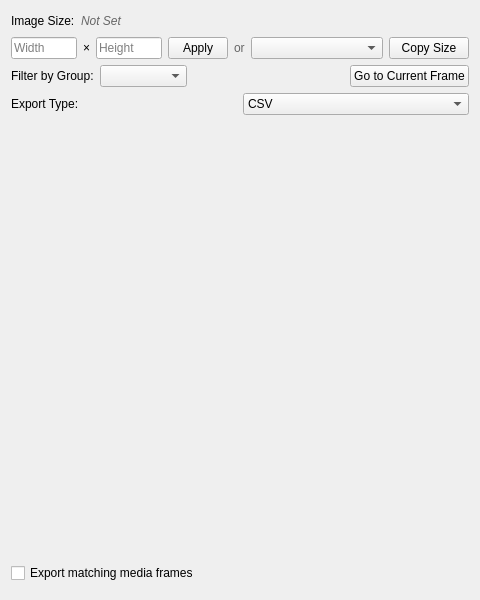
<?xml version="1.0" encoding="UTF-8"?>
<ui version="4.0">
 <class>LineInspector</class>
 <widget class="QWidget" name="LineInspector">
  <property name="geometry">
   <rect>
    <x>0</x>
    <y>0</y>
    <width>480</width>
    <height>600</height>
   </rect>
  </property>
  <property name="windowTitle">
   <string>Form</string>
  </property>
  <layout class="QVBoxLayout" name="mainVerticalLayout">
   <item>
    <layout class="QVBoxLayout" name="imageSizeMainLayout">
     <item>
      <layout class="QHBoxLayout" name="imageSizeLayout">
       <item>
        <widget class="QLabel" name="label_image_size">
         <property name="text">
          <string>Image Size:</string>
         </property>
        </widget>
       </item>
       <item>
        <widget class="QLabel" name="image_size_status_label">
         <property name="text">
          <string>Not Set</string>
         </property>
         <property name="styleSheet">
          <string>color: #666666; font-style: italic;</string>
         </property>
        </widget>
       </item>
       <item>
        <spacer name="horizontalSpacer_imageSize">
         <property name="orientation">
          <enum>Qt::Orientation::Horizontal</enum>
         </property>
         <property name="sizeHint" stdset="0">
          <size>
           <width>40</width>
           <height>20</height>
          </size>
         </property>
        </spacer>
       </item>
      </layout>
     </item>
     <item>
      <layout class="QHBoxLayout" name="imageSizeControlsLayout">
       <item>
        <widget class="QLineEdit" name="image_width_edit">
         <property name="placeholderText">
          <string>Width</string>
         </property>
         <property name="maximumSize">
          <size>
           <width>80</width>
           <height>16777215</height>
          </size>
         </property>
        </widget>
       </item>
       <item>
        <widget class="QLabel" name="label_x_separator">
         <property name="text">
          <string>×</string>
         </property>
        </widget>
       </item>
       <item>
        <widget class="QLineEdit" name="image_height_edit">
         <property name="placeholderText">
          <string>Height</string>
         </property>
         <property name="maximumSize">
          <size>
           <width>80</width>
           <height>16777215</height>
          </size>
         </property>
        </widget>
       </item>
       <item>
        <widget class="QPushButton" name="apply_image_size_button">
         <property name="text">
          <string>Apply</string>
         </property>
         <property name="maximumSize">
          <size>
           <width>60</width>
           <height>16777215</height>
          </size>
         </property>
        </widget>
       </item>
       <item>
        <widget class="QLabel" name="label_or">
         <property name="text">
          <string>or</string>
         </property>
         <property name="styleSheet">
          <string>color: #666666;</string>
         </property>
        </widget>
       </item>
       <item>
        <widget class="QComboBox" name="copy_from_media_combo">
         <property name="placeholderText">
          <string>Copy from media...</string>
         </property>
         <property name="maximumSize">
          <size>
           <width>150</width>
           <height>16777215</height>
          </size>
         </property>
        </widget>
       </item>
       <item>
        <widget class="QPushButton" name="copy_image_size_button">
         <property name="text">
          <string>Copy Size</string>
         </property>
         <property name="maximumSize">
          <size>
           <width>80</width>
           <height>16777215</height>
          </size>
         </property>
        </widget>
       </item>
      </layout>
     </item>
    </layout>
   </item>
   <item>
    <layout class="QHBoxLayout" name="groupFilterLayout">
     <item>
      <widget class="QLabel" name="groupFilterLabel">
       <property name="text">
        <string>Filter by Group:</string>
       </property>
      </widget>
     </item>
     <item>
      <widget class="QComboBox" name="groupFilterCombo">
       <property name="placeholderText">
        <string>All Groups</string>
       </property>
      </widget>
     </item>
     <item>
      <spacer name="horizontalSpacer_groupFilter">
       <property name="orientation">
        <enum>Qt::Orientation::Horizontal</enum>
       </property>
       <property name="sizeHint" stdset="0">
        <size>
         <width>40</width>
         <height>20</height>
        </size>
       </property>
      </spacer>
     </item>
     <item>
      <widget class="QPushButton" name="autoScrollButton">
       <property name="text">
        <string>Go to Current Frame</string>
       </property>
       <property name="toolTip">
        <string>Scroll table to show data for the current time frame</string>
       </property>
      </widget>
     </item>
    </layout>
   </item>
   <item>
    <widget class="Section" name="export_section" native="true">
     <property name="sizePolicy">
      <sizepolicy hsizetype="Expanding" vsizetype="Preferred">
       <horstretch>0</horstretch>
       <verstretch>0</verstretch>
      </sizepolicy>
     </property>
     <layout class="QVBoxLayout" name="exportSectionLayout">
      <property name="leftMargin">
       <number>0</number>
      </property>
      <property name="topMargin">
       <number>0</number>
      </property>
      <property name="rightMargin">
       <number>0</number>
      </property>
      <property name="bottomMargin">
       <number>0</number>
      </property>
      <item>
       <layout class="QHBoxLayout" name="exportTypeLayout">
        <item>
         <widget class="QLabel" name="label_export_type">
          <property name="text">
           <string>Export Type:</string>
          </property>
         </widget>
        </item>
        <item>
         <widget class="QComboBox" name="export_type_combo">
          <item>
           <property name="text">
            <string>CSV</string>
           </property>
          </item>
          <item>
           <property name="text">
            <string>Binary</string>
           </property>
          </item>
         </widget>
        </item>
       </layout>
      </item>
      <item>
       <widget class="QStackedWidget" name="stacked_saver_options">
        <property name="currentIndex">
         <number>0</number>
        </property>
        <widget class="CSVLineSaver_Widget" name="csv_line_saver_widget"/>
        <widget class="BinaryLineSaver_Widget" name="binary_line_saver_widget"/>
       </widget>
      </item>
      <item>
       <widget class="QCheckBox" name="export_media_frames_checkbox">
        <property name="text">
         <string>Export matching media frames</string>
        </property>
        <property name="checked">
         <bool>false</bool>
        </property>
       </widget>
      </item>
      <item>
       <widget class="MediaExport_Widget" name="media_export_options_widget" native="true"/>
      </item>
     </layout>
    </widget>
   </item>
  </layout>
 </widget>
 <customwidgets>
  <customwidget>
   <class>CSVLineSaver_Widget</class>
   <extends>QWidget</extends>
   <header>DataExport_Widget/Lines/CSV/CSVLineSaver_Widget.hpp</header>
   <container>1</container>
  </customwidget>
  <customwidget>
   <class>BinaryLineSaver_Widget</class>
   <extends>QWidget</extends>
   <header>DataExport_Widget/Lines/Binary/BinaryLineSaver_Widget.hpp</header>
   <container>1</container>
  </customwidget>
  <customwidget>
   <class>MediaExport_Widget</class>
   <extends>QWidget</extends>
   <header>MediaExport/MediaExport_Widget.hpp</header>
   <container>1</container>
  </customwidget>
  <customwidget>
   <class>Section</class>
   <extends>QWidget</extends>
   <header>Collapsible_Widget/Section.hpp</header>
   <container>1</container>
  </customwidget>
 </customwidgets>
 <resources/>
 <connections/>
</ui>
